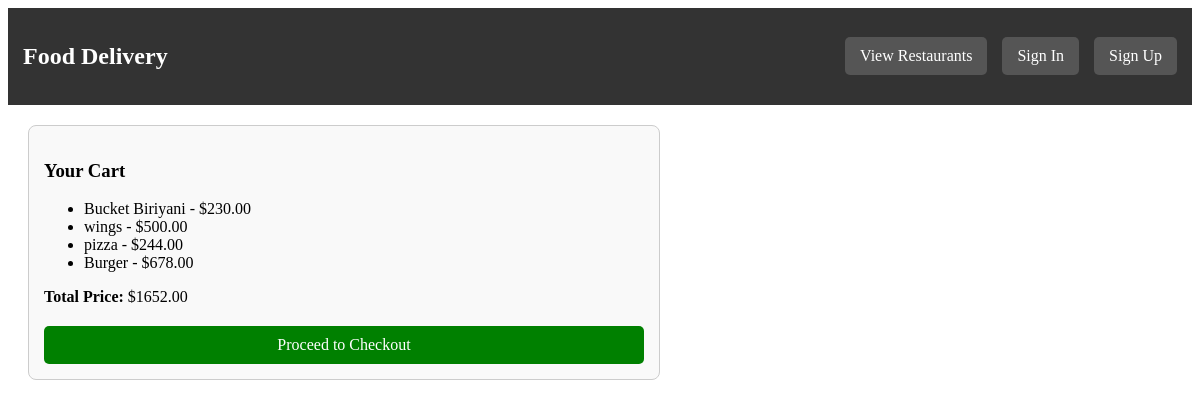
Page /show_cart/kartik/ on the committed database.
### delivery/models.py (models this page shows, shortened)
class Menu(models.Model):
    res = models.ForeignKey(
        Restaurants,
        on_delete=models.CASCADE
    )
    item_name = models.CharField(max_length=100)  # Name of the dish
    description = models.TextField(blank=True, null=True)  # Short description
    price = models.DecimalField(max_digits=6, decimal_places=2)  # Price of the item
    is_available = models.BooleanField(default=True)  # Availability status
    category = models.CharField(max_length=50)  # Type of food (e.g., Dessert, Main Course)

### delivery/views.py (the view)
# urls.py: path('show_cart/<str:username>/',views.show_cart,name = "show_cart"),
def show_cart(request, username):
    customer = Customer.objects.get(username=username)
    cart = Cart.objects.filter(customer= customer).first()
    items = cart.items.all() if cart else []
    total_price = cart.total_price() if cart else 0
    return render(request, 'delivery/show_cart.html', {'items':items, 'total_price':total_price,'username':username})

### delivery/models.py (called while the page is built)
    def total_price(self):
        return sum(item.price for item in self.items.all())

### delivery/templates/delivery/show_cart.html (shortened to what this page needs)
<!DOCTYPE html>
<html lang="en">
  <head>
  </head>
  <body>
    <nav>
      <h2 style="color: white">Food Delivery</h2>
      <div class="nav-links">
        <a href="{% url 'delivery:cusdisplay_res' username %}"
          >View Restaurants</a
        >
        <a href="{% url 'delivery:sign_in' %}">Sign In</a>
        <a href="{% url 'delivery:sign_up' %}">Sign Up</a>
      </div>
    </nav>
    <div class="cart-container">
      <h3>Your Cart</h3>
      {% if items %}
      <ul>
        {% for item in items %}
        <li>{{ item.item_name }} - ${{ item.price }}</li>
        {% endfor %}
      </ul>
      <p><strong>Total Price:</strong> ${{ total_price }}</p>
      <a href="{% url 'delivery:checkout' username %}" class="checkout-btn"
        >Proceed to Checkout</a
      >
      {% else %}
      <p>Your cart is empty.</p>
      {% endif %}
    </div>
  </body>
</html>

### delivery/templates/delivery/show_cart.html (style rules this page uses)
nav { background-color: #333; padding: 15px; display: flex; justify-content: space-between; align-items: center; }
.nav-links { display: flex; gap: 15px; }
.nav-links a { text-decoration: none; color: white; padding: 10px 15px; background-color: #555; border-radius: 5px; }
.cart-container { margin: 20px; padding: 15px; border: 1px solid #ccc; border-radius: 8px; max-width: 600px; background-color: #f9f9f9; }
.checkout-btn { display: block; margin-top: 20px; padding: 10px 15px; background-color: green; color: white; border: none; border-radius: 5px; text-align: center; text-decoration: none; }

### rows in the picture
Menu: item_name "Bucket Biriyani", price "230.00"
Menu: item_name "wings", price "500.00"
Menu: item_name "pizza", price "244.00"
Menu: item_name "Burger", price "678.00"

### other values in the picture
{{ total_price }} "1652.00"
